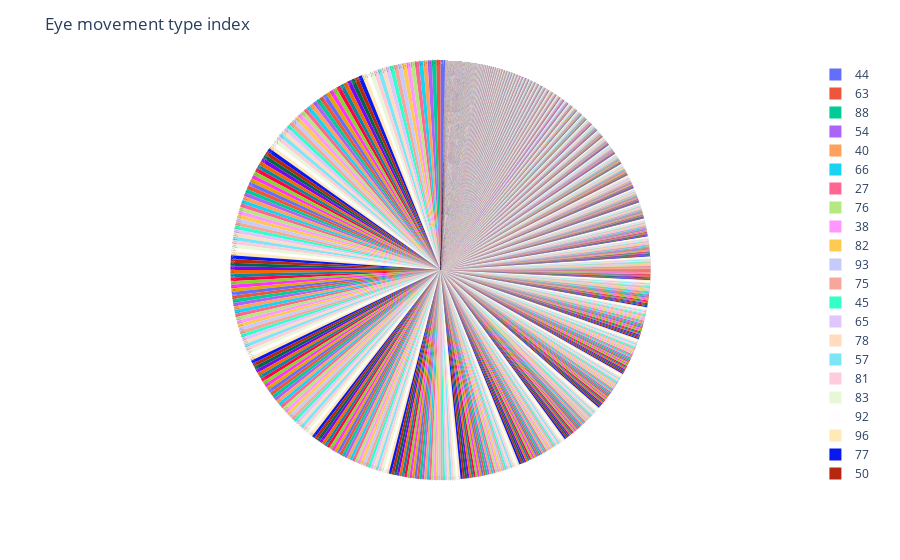

Notebook source saved alongside this figure:
### Code cell
import plotly.express as px
fig = px.pie(concatenated_data['Eye movement type index'].value_counts().reset_index(), values='Eye movement type index', names='index')
fig.update_traces(textposition='inside', textinfo='percent+label')
fig.update_layout(
    title_text="Eye movement type index")
fig.show()

### Figure 1 — Plotly figure (JSON) as saved in the notebook; plotly's stock layout.template omitted (floating-point values rounded to 4 significant figures; data arrays with more than 128 entries replaced by an {"elided": "..."} marker saying what was removed)
{"data": [{"domain": {"x": [0, 1], "y": [0, 1]}, "hovertemplate": "index=%{label}<br>Eye movement type index=%{value}<extra></extra>", "labels": {"elided": "5126 int values"}, "legendgroup": "", "name": "", "showlegend": true, "textinfo": "percent+label", "textposition": "inside", "type": "pie", "values": {"elided": "5126 int values"}}], "layout": {"legend": {"tracegroupgap": 0}, "margin": {"t": 60}, "title": {"text": "Eye movement type index"}}}
